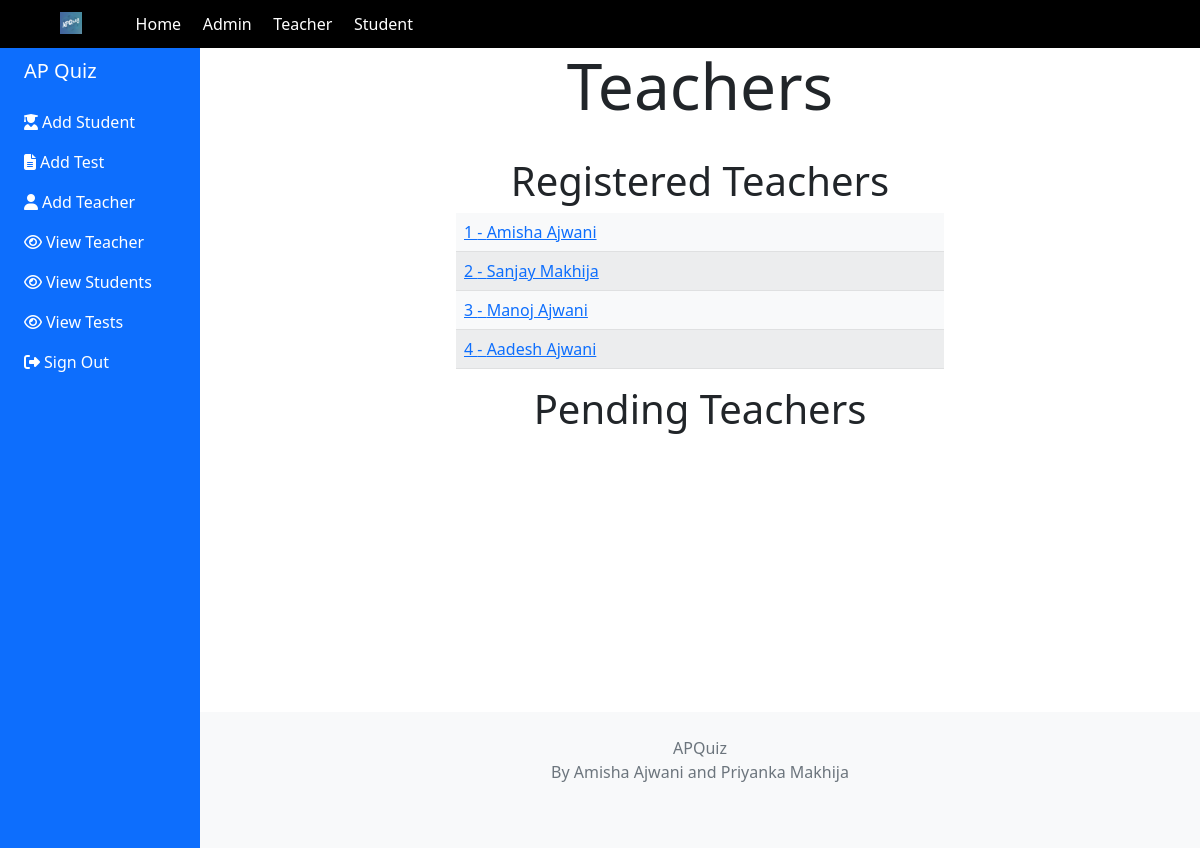
/ap/viewTeachers (signed in), run on the app's committed database.
### teacher/models.py (models this page shows)
class Teacher(models.Model):
    user = models.OneToOneField(User,on_delete=models.CASCADE,default=0)
    mobile = models.PositiveIntegerField(null=False)
    pending=models.BooleanField(default=True)
    def __str__(self):
        return self.user.first_name
    @property
    def get_fullName(self):
        return self.user.first_name + " " +self.user.last_name

### controller/views.py (the view)
# urls.py: path('viewTeachers',views.viewTeachers),
@login_required(login_url="/ap/login")
@user_passes_test(is_admin)
def viewTeachers(request):
    t = Teacher.objects.filter(pending=False)
    print(t)
    p = Teacher.objects.filter(pending=True)
    print(p)
    return render(request,'controller/admin_viewTeachers.html',{"teachers":t,"pending":p})

### controller/views.py (called while the page is built)
def is_admin(user):
    return user.is_superuser

### templates/controller/admin_viewTeachers.html (shortened to what this page needs)
{% extends 'quiz/base.html' %}
{% block heading %} Teachers {% endblock %}
{% block dashboardItem1Icon %}fa fa-user-graduate{% endblock %}
{% block dashboardItem2Icon %}fa fa-file-alt{% endblock %}
{% block dashboardItem3Icon %}fa fa-user{% endblock %}
{% block dashboardItem4Icon %}fa fa-eye{% endblock %}
{% block dashboardItem5Icon %}fa fa-eye{% endblock %}
{% block dashboardItem6Icon %}fa fa-eye{% endblock %}
{% block dashboardItem7Icon %}fas fa-sign-out-alt{% endblock %}
{% block dashboardItem1 %}Add Student{% endblock %}
{% block dashboardItem2 %}Add Test{% endblock %}
{% block dashboardItem3 %}Add Teacher{% endblock %}
{% block dashboardItem4 %}View Teacher{% endblock %}
{% block dashboardItem5 %}View Students{% endblock %}
{% block dashboardItem6 %}View Tests{% endblock %}
{% block dashboardItem7 %}Sign Out{% endblock %}
{% block dashboardItem1Link %}/ap/addStudent{% endblock %}
{% block dashboardItem2Link %}/ap/addTest{% endblock %}
{% block dashboardItem3Link %}/ap/addTeacher{% endblock %}
{% block dashboardItem4Link %}/ap/viewTeachers{% endblock %}
{% block dashboardItem5Link %}/ap/viewStudents{% endblock %}
{% block dashboardItem6Link %}/ap/viewTests{% endblock %}
{% block dashboardItem7Link %}/logout{% endblock %}
{% load crispy_forms_tags %}
{% block content %}
<center><h6 class="display-6">Registered Teachers</h6></center>
<center>
    <table class="table table-light table-striped w-50">
{% for teacher in teachers %}
                <tr>
                    <td><a href = "/ap/viewTeacher/{{teacher.id}}"> {{teacher.id}} - {{teacher.get_fullName}} </a></td>
                </tr>
    {% endfor %}
</table>
</center>
<center><h6 class="display-6">Pending Teachers</h6></center>
{% endblock %}

### static/css/style.css (style rules this page uses)
body { margin: 0px; padding: 0px; overflow-x: hidden; }
::placeholder { color: white; }
body { background:#F5F5F5; margin-top:20px; }

### data on the page
Teacher: id "1", get_fullName "Amisha Ajwani"
Teacher: id "2", get_fullName "Sanjay Makhija"
Teacher: id "3", get_fullName "Manoj Ajwani"
Teacher: id "4", get_fullName "Aadesh Ajwani"
